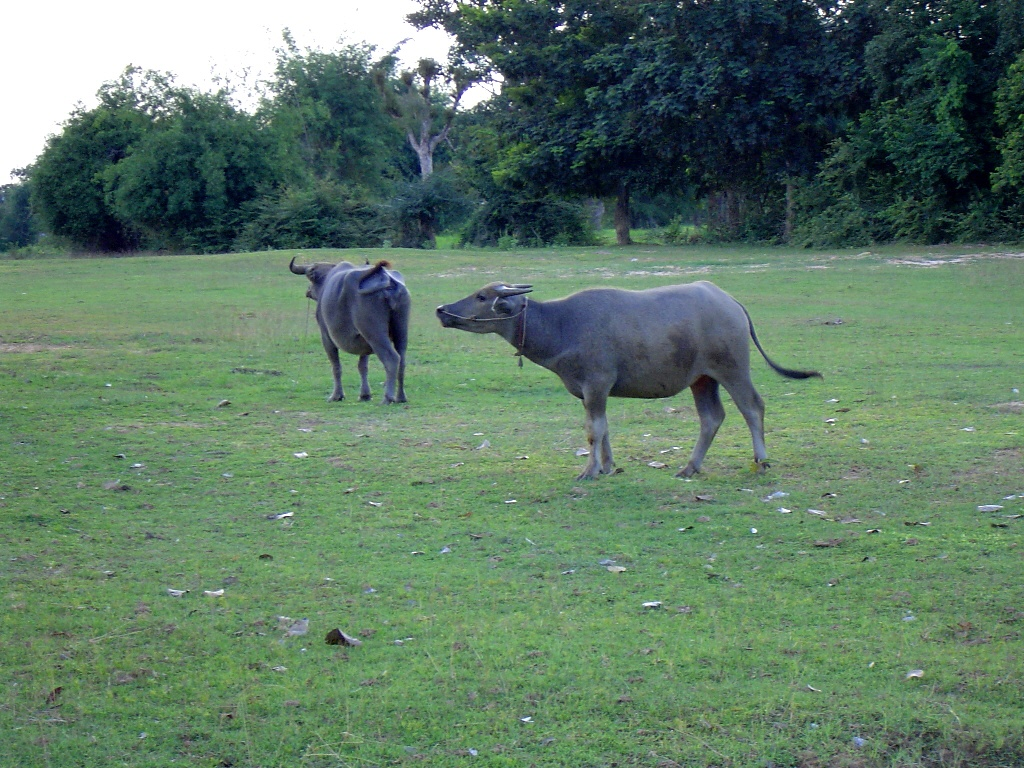
//> input picture OpenCV2_learn/1_ComputerVisionProgrammingGuide_3rd/images/Kwai051a.jpg, 1024 x 768 px
$ ./10-2-1 ../images/Kwai051a.jpg ../images/Roads-as-fundamental-right.jpg   (built with g++ and OpenCV 4)
//> lines starting //> are read from the running program, lines starting //| are printed output that depends on the picture; after the words box and inside, x2 and y2 are one past the last pixel; in counts of white or black regions, pixels touching at a corner belong together
#include <iostream>
#include <opencv2/highgui/highgui.hpp>
#include <opencv2/imgproc/imgproc.hpp>
#include <opencv2/features2d/features2d.hpp>
#include <opencv2/calib3d/calib3d.hpp>


int main(int argc, char *argv[])
{
    if (argc != 3)
    {
        std::cerr << "Parameters Error!" << std::endl;
        return -1;
    }

    cv::Mat img_1, img_2;
    img_1 = cv::imread(argv[1], 0), img_2 = cv::imread(argv[2], 0);
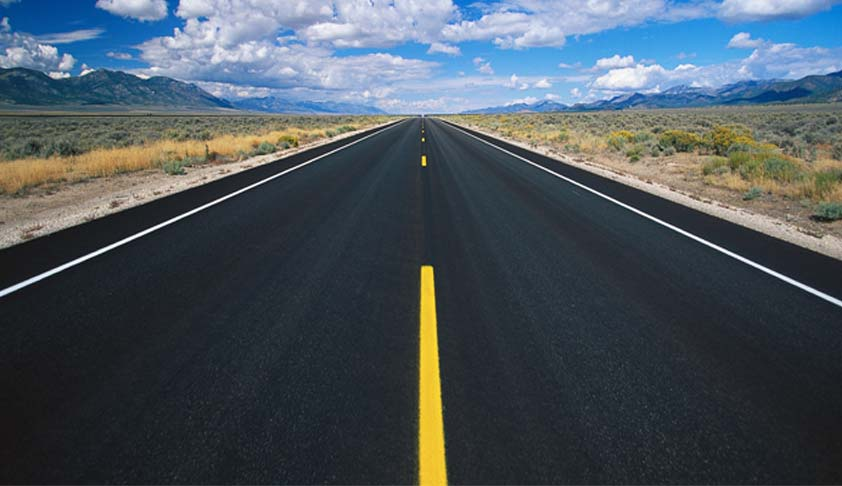
//> input picture OpenCV2_learn/1_ComputerVisionProgrammingGuide_3rd/images/Roads-as-fundamental-right.jpg, 842 x 486 px
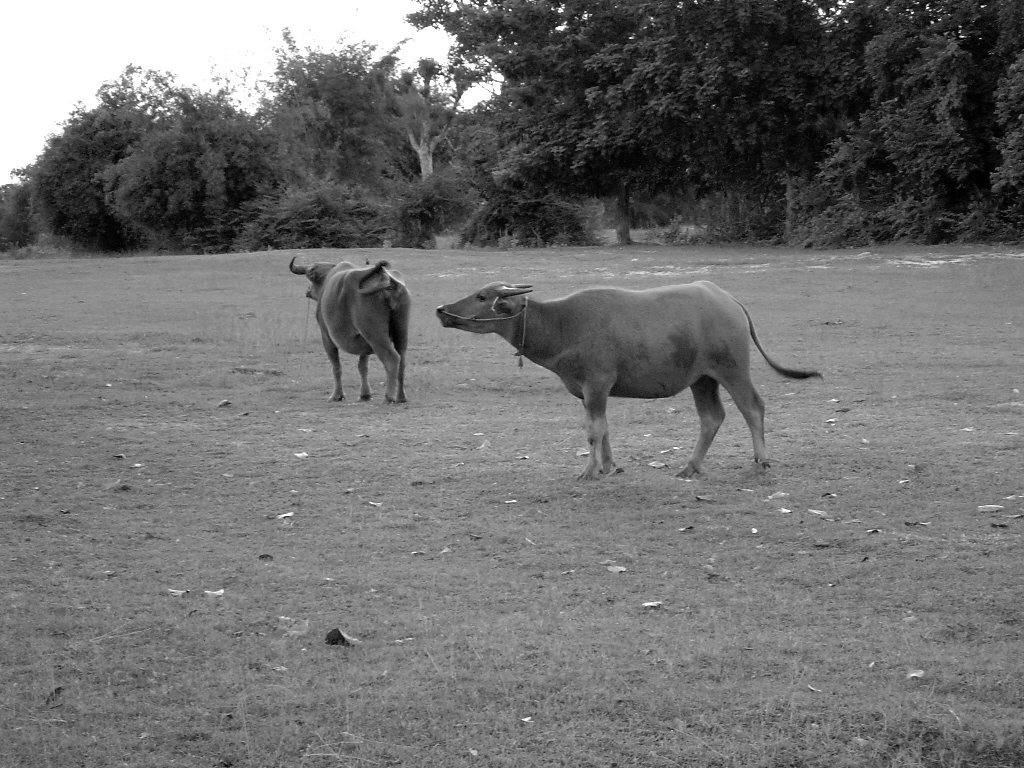
//> img_1: 768 rows x 1024 cols, CV_8UC1; min 0, max 255, mean 111.8
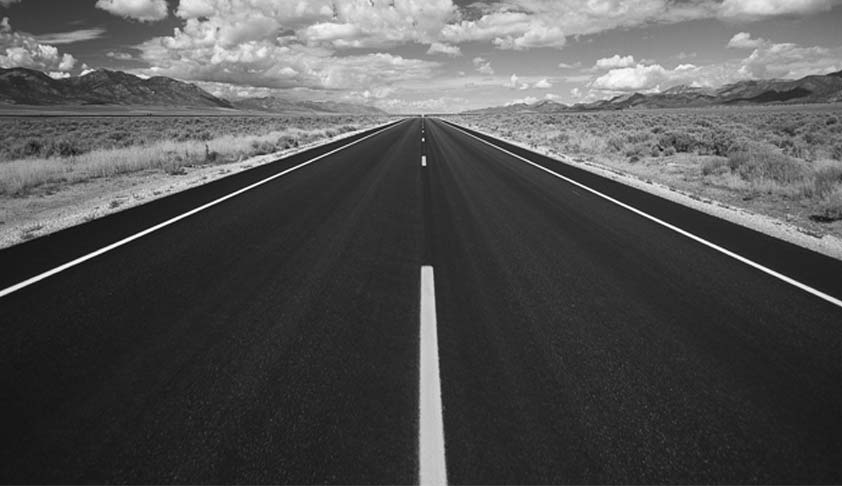
//> img_2: 486 rows x 842 cols, CV_8UC1; min 3, max 255, mean 81.9
    assert(img_1.data != nullptr && img_2.data != nullptr);

    cv::Ptr<cv::SIFT> ptrFeature2D = cv::SIFT::create();

    std::vector<cv::KeyPoint> keypoints_1, keypoints_2;
    ptrFeature2D->detect(img_1, keypoints_1);
//> keypoints_1 = 4032 keypoints; strongest (x, y, size): (833, 9, 2.6), (932, 22, 2.1), (838, 12, 3), (846, 21, 2)
    ptrFeature2D->detect(img_2, keypoints_2);
//> keypoints_2 = 2033 keypoints; strongest (x, y, size): (423, 139, 1.9), (424, 163, 3.1), (231, 195, 2.2), (424, 158, 2.9)

    cv::Mat descriptors_1, descriptors_2;
    ptrFeature2D->compute(img_1, keypoints_1, descriptors_1);
    ptrFeature2D->compute(img_2, keypoints_2, descriptors_2);

    cv::BFMatcher matcher;
    std::vector<cv::DMatch> matches;
    matcher.match(descriptors_1, descriptors_2, matches);
//> matches = 4032 matches

    int N = 9;  // Don't too small, nor Error!
    std::nth_element(matches.begin(), matches.begin() + N, matches.end());
    matches.erase(matches.begin() + N, matches.end());
//> matches = 9 matches

    std::vector<cv::Point2f> selPoints1, selPoints2;
    for (auto &m : matches)
    {
        selPoints1.push_back(keypoints_1[m.queryIdx].pt);
        selPoints2.push_back(keypoints_2[m.trainIdx].pt);
    }
//> this loop made 9 passes
    std::cout << selPoints1[0] << std::endl;
//| [186.957, 256.175]

    cv::Mat fundamental = cv::findFundamentalMat(selPoints1, selPoints2, CV_FM_7POINT);
//> fundamental = [[-2.49e-07, 4.27e-06, -0.00133], [1.75e-05, 6.15e-07, -0.00304], [-0.00395, -0.00112, 1]]
    std::cout << fundamental.size() << std::endl;
//| [3 x 3]

    // Show Result
    std::vector<cv::Vec3f> lines1;
    cv::computeCorrespondEpilines(
        selPoints1,
        1,
        fundamental,
        lines1
    );
//> lines1 = 9 items: [-0.58, 0.81, -51.43], [0, 1, -227.6], [0.02, 1, -232.9], [0.02, 1, -233.9], [-0.78, 0.63, 34.9], [0, 1, -227.3], [-0.03, 1, -220.4], [-0.01, 1, -226.8], [-0.53, -0.85, 315.5]

    for (std::vector<cv::Vec3f>::const_iterator it = lines1.begin(); it != lines1.end(); ++it)
    {
        cv::line(img_2, cv::Point(0, -(*it)[2]/(*it)[1]), cv::Point(img_2.cols, -((*it)[2] + (*it)[0] * img_2.cols) / (*it)[1]), cv::Scalar(255, 255, 255));
    }
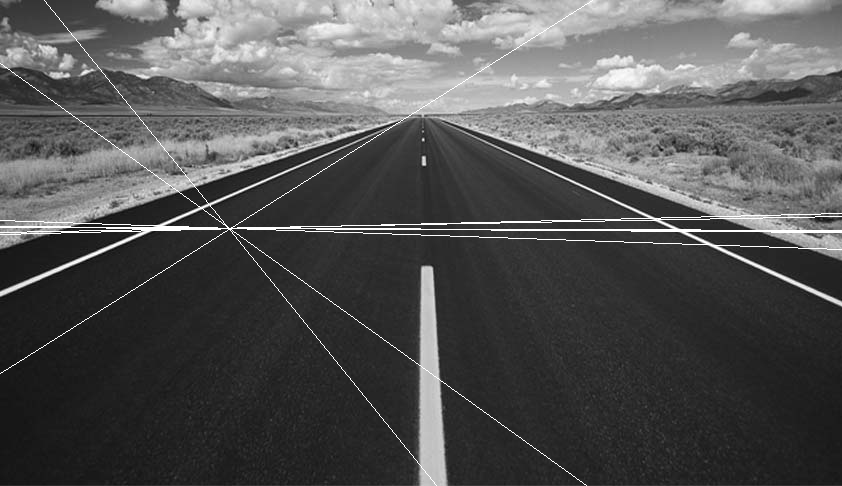
//> img_2: 486 rows x 842 cols, CV_8UC1; 1.34% of pixels changed, all inside (x1, y1, x2, y2) = (0, 0, 842, 486)

    cv::imshow("result", img_2);
    cv::waitKey(0);
    cv::destroyAllWindows();

    return 0;
}
